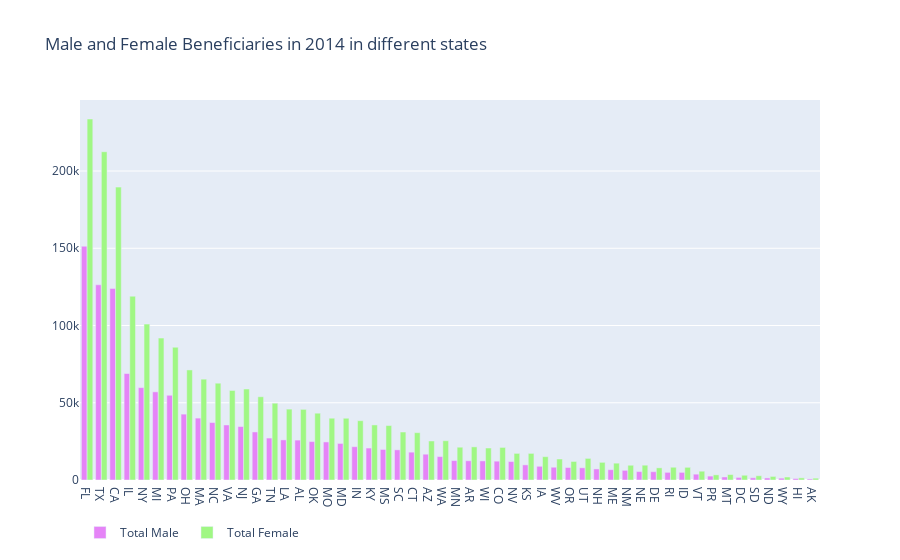

Notebook source saved alongside this figure:
### Code cell
query1 = """SELECT
  state, Sum(male_beneficiaries) as male_ben, Sum(female_beneficiaries) as female_ben
FROM
  `bigquery-public-data.cms_medicare.home_health_agencies_2014`
  GROUP BY 
      state
  ORDER BY
      male_ben DESC;
        """
response1 = medicare.query_to_pandas_safe(query1)


trace1 = go.Bar(
    x=response1.state,
    y=response1.male_ben,
    marker=dict(color='#e584f7'),
    name='Total Male '
)
trace2 = go.Bar(
    x=response1.state,
    y=response1.female_ben,
    marker=dict(color='#a0f784'),
    name='Total Female '
)

data = [trace1, trace2]
layout = go.Layout(barmode='group', legend=dict(orientation='h'), title='Male and Female Beneficiaries in 2014 in different states')
fig = go.Figure(data=data, layout=layout)
iplot(fig, filename='grouped-bar')

### Figure 1 — Plotly figure (JSON) as saved in the notebook; plotly's stock layout.template omitted (floating-point values rounded to 4 significant figures)
{"data": [{"marker": {"color": "#e584f7"}, "name": "Total Male ", "type": "bar", "x": ["FL", "TX", "CA", "IL", "NY", "MI", "PA", "OH", "MA", "NC", "VA", "NJ", "GA", "TN", "LA", "AL", "OK", "MO", "MD", "IN", "KY", "MS", "SC", "CT", "AZ", "WA", "MN", "AR", "WI", "CO", "NV", "KS", "IA", "WV", "OR", "UT", "NH", "ME", "NM", "NE", "DE", "RI", "ID", "VT", "PR", "MT", "DC", "SD", "ND", "WY", "HI", "AK"], "y": [151309, 126364, 124013, 68917, 59797, 57061, 54849, 42641, 40071, 37187, 35613, 34619, 31096, 27146, 25954, 25833, 24869, 24639, 23671, 21569, 20686, 19758, 19522, 18012, 16700, 15168, 12566, 12453, 12366, 12182, 11961, 9779, 8877, 8264, 8092, 7890, 7167, 6679, 6242, 5454, 5380, 4950, 4933, 3775, 2534, 1956, 1673, 1425, 1326, 1189, 974, 691]}, {"marker": {"color": "#a0f784"}, "name": "Total Female ", "type": "bar", "x": ["FL", "TX", "CA", "IL", "NY", "MI", "PA", "OH", "MA", "NC", "VA", "NJ", "GA", "TN", "LA", "AL", "OK", "MO", "MD", "IN", "KY", "MS", "SC", "CT", "AZ", "WA", "MN", "AR", "WI", "CO", "NV", "KS", "IA", "WV", "OR", "UT", "NH", "ME", "NM", "NE", "DE", "RI", "ID", "VT", "PR", "MT", "DC", "SD", "ND", "WY", "HI", "AK"], "y": [233679, 212491, 189583, 118995, 100911, 91857, 85953, 71248, 65272, 62657, 57956, 58895, 53885, 49715, 45890, 45729, 43242, 39995, 39968, 38397, 35650, 35255, 31068, 30638, 25250, 25422, 21223, 21444, 20717, 21080, 17229, 17223, 15103, 13588, 12007, 13981, 11430, 10898, 9553, 9587, 7874, 8259, 8214, 5695, 3342, 3515, 3074, 2743, 2317, 1938, 1392, 1188]}], "layout": {"barmode": "group", "legend": {"orientation": "h"}, "title": {"text": "Male and Female Beneficiaries in 2014 in different states"}}}
